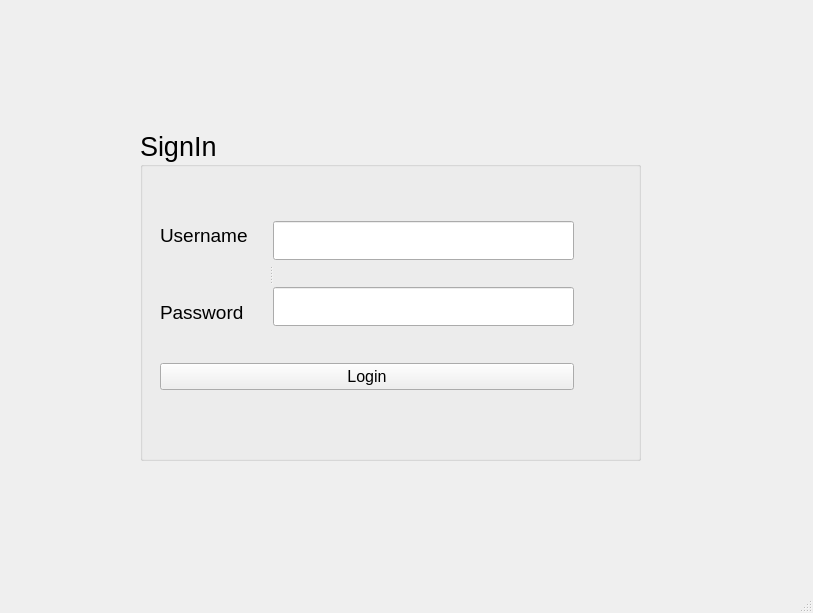
<?xml version="1.0" encoding="UTF-8"?>
<ui version="4.0">
 <class>MainWindow</class>
 <widget class="QMainWindow" name="MainWindow">
  <property name="geometry">
   <rect>
    <x>0</x>
    <y>0</y>
    <width>813</width>
    <height>613</height>
   </rect>
  </property>
  <property name="windowTitle">
   <string>MainWindow</string>
  </property>
  <widget class="QWidget" name="centralwidget">
   <widget class="QGroupBox" name="groupBox">
    <property name="geometry">
     <rect>
      <x>140</x>
      <y>130</y>
      <width>501</width>
      <height>331</height>
     </rect>
    </property>
    <property name="font">
     <font>
      <pointsize>20</pointsize>
     </font>
    </property>
    <property name="title">
     <string>SignIn</string>
    </property>
    <widget class="QWidget" name="">
     <property name="geometry">
      <rect>
       <x>20</x>
       <y>70</y>
       <width>414</width>
       <height>190</height>
      </rect>
     </property>
     <layout class="QVBoxLayout" name="verticalLayout_3">
      <item>
       <widget class="QSplitter" name="splitter">
        <property name="orientation">
         <enum>Qt::Horizontal</enum>
        </property>
        <widget class="QWidget" name="">
         <layout class="QVBoxLayout" name="verticalLayout">
          <item>
           <widget class="QLabel" name="label_username">
            <property name="font">
             <font>
              <pointsize>14</pointsize>
             </font>
            </property>
            <property name="text">
             <string>Username</string>
            </property>
           </widget>
          </item>
          <item>
           <widget class="QLabel" name="label_password">
            <property name="font">
             <font>
              <pointsize>14</pointsize>
             </font>
            </property>
            <property name="text">
             <string>Password</string>
            </property>
           </widget>
          </item>
         </layout>
        </widget>
        <widget class="QWidget" name="">
         <layout class="QVBoxLayout" name="verticalLayout_2">
          <item>
           <widget class="QLineEdit" name="lineEdit_username"/>
          </item>
          <item>
           <widget class="QLineEdit" name="lineEdit_password"/>
          </item>
         </layout>
        </widget>
       </widget>
      </item>
      <item>
       <spacer name="verticalSpacer">
        <property name="orientation">
         <enum>Qt::Vertical</enum>
        </property>
        <property name="sizeType">
         <enum>QSizePolicy::Fixed</enum>
        </property>
        <property name="sizeHint" stdset="0">
         <size>
          <width>20</width>
          <height>10</height>
         </size>
        </property>
       </spacer>
      </item>
      <item>
       <widget class="QPushButton" name="pushButton_login">
        <property name="font">
         <font>
          <pointsize>12</pointsize>
         </font>
        </property>
        <property name="text">
         <string>Login</string>
        </property>
       </widget>
      </item>
     </layout>
    </widget>
   </widget>
  </widget>
  <widget class="QStatusBar" name="statusbar"/>
 </widget>
 <resources/>
 <connections/>
</ui>
